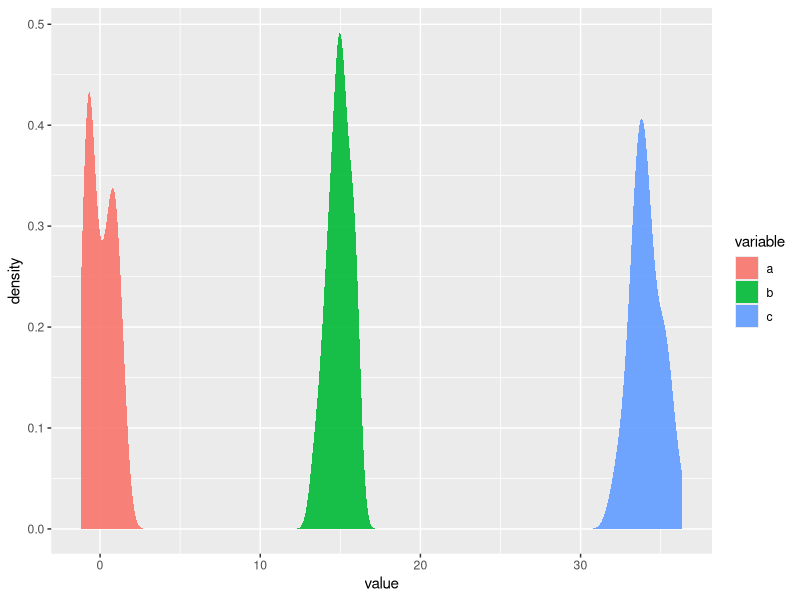
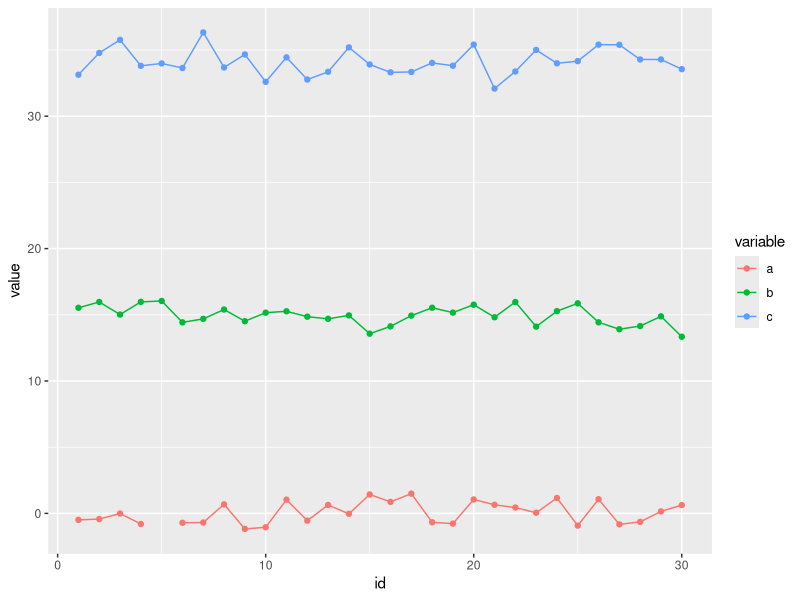
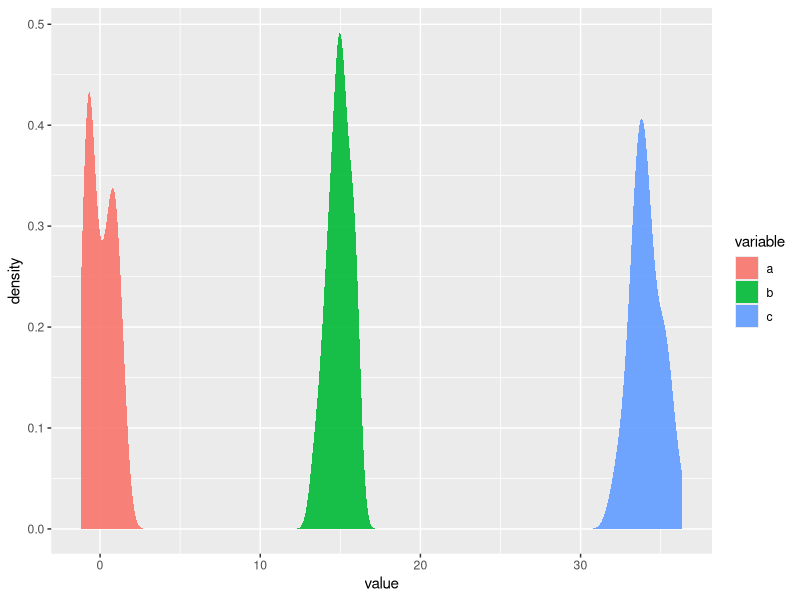
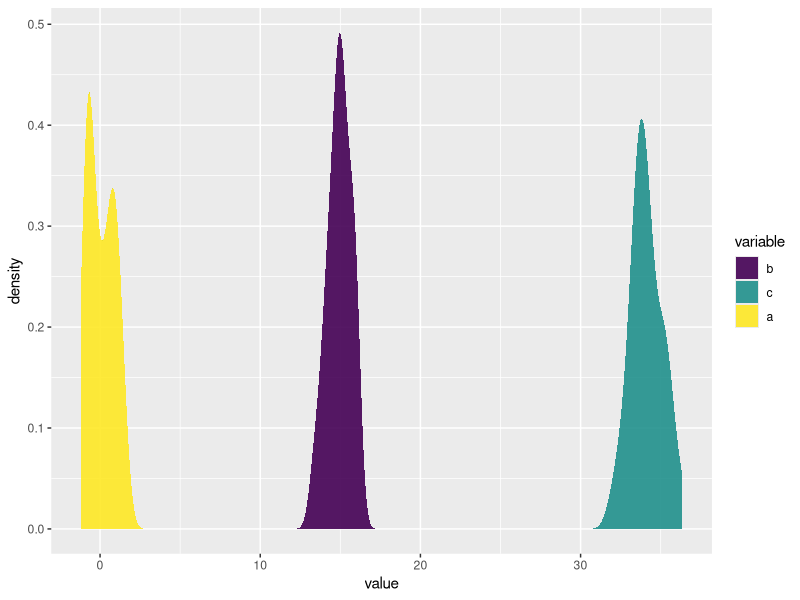
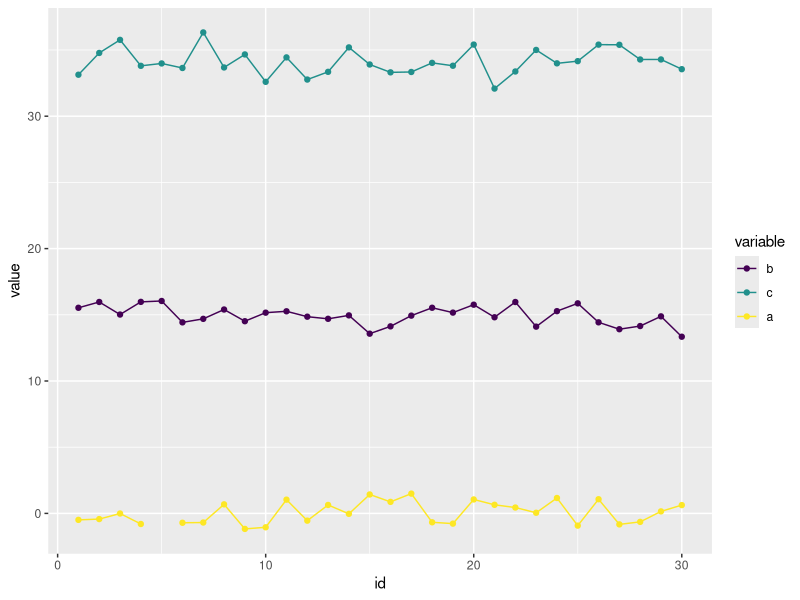

R code for these plots, in order: (Note: this script raises an error after producing the figures.)
Sys.setlocale("LC_ALL","Russian")
# матрица: продолжение
my_matrix <- matrix(rnorm(n = 12, mean = 0, sd = 1), nrow = 4, byrow = F)
my_matrix
class(my_matrix)
typeof(my_matrix)
dim(my_matrix)
str(my_matrix)
ncol(my_matrix)
nrow(my_matrix)
length(my_matrix)
summary(my_matrix)

my_matrix[3, 1]
my_matrix[,1]
my_matrix[1,]

my_matrix > 1.5
my_matrix[my_matrix > 1.5]

# списки
month.name[7]
month.abb
my_list <- list(month.name, my_matrix, runif(10))
my_list
class(my_list)
typeof(my_list)
str(my_list)
dim(my_list)
summary(my_list)

my_list
my_list[1]
my_list[2]
my_list[3]
my_list[[1]]
my_list[[1]][2]


# датафреймы
my_df <- data.frame(id = 1:30, 
                    a = rnorm(30, 0, 1), 
                    b = rnorm(30, 15, 1), 
                    c = rnorm(30, 30, 1))
my_df
View(my_df)
class(my_df)
typeof(my_df)
str(my_df)
summary(my_df)

my_df$c <- my_df$c + 4
my_df$c

my_df[,2]
my_df[1,]

my_df$a[5] <- NA


# преобразование из широкого в длинный формат
install.packages("reshape2")
library(reshape2)
my_df_long <- melt(my_df, id.vars = 'id')

# графика
library(ggplot2)
ggplot(my_df_long, aes(x=value, fill=variable)) + 
  stat_density(alpha = 0.9)

ggplot(my_df_long, aes(x=id, y=value, col=variable)) +
  geom_line() + geom_point()

# факторы
my_df_long$variable <- factor(my_df_long$variable)
str(my_df_long)

# графика
library(ggplot2)
ggplot(my_df_long, aes(x=value, fill=variable)) + stat_density(alpha = 0.9)


my_df_long$variable <- factor(my_df_long$variable, levels = c('b', 'c', 'a'), 
                              ordered = T)
str(my_df_long)

# графика
ggplot(my_df_long, aes(x=value, fill=variable)) + stat_density(alpha = 0.9)
ggplot(my_df_long, aes(x=id, y=value, col=variable)) +
  geom_line() + geom_point()



# запись/чтение в/из файл(ов) с разделителем-запятой
write.csv(new_df, file = 'my_df.csv', sep = ";")
getwd()
write.csv(my_df, file = 'my_df.csv', quote = FALSE, row.names = F)
setwd('D:/YandexDisk/ИВПРАН/R forecasts/2020')

new_df <- read.csv('my_df.csv')

my_df_long <- melt(new_df, id.vars = 'id')


# запись/чтение в excel
library(readxl)
library(writexl)

write_xlsx(my_df_long, path = 'my_df_long.xlsx')

df1 <- read_xlsx('my_df_long.xlsx')

my_list <- list(1:10, 1:20, 1:30)
my_list[[2]][3]
